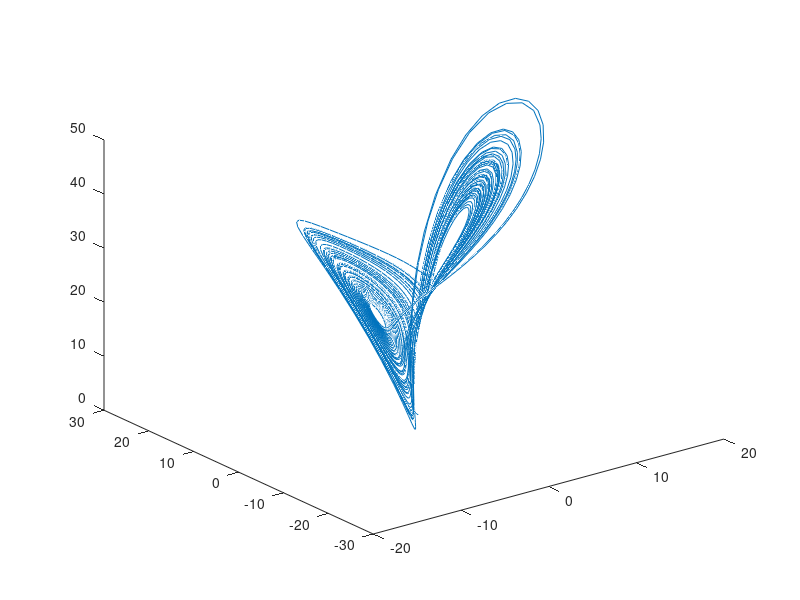

This chart was generated by the following MATLAB code:
% Solve over time interval [0,100] with initial conditions [1,1,1]
% 'f' is set of differential equations
% 'a' is array containing x, y, and z variables
% 't' is time variable

sigma = 10;
rho = 28;
beta = 8/3;

f = @(t,a) [-sigma*a(1) + sigma*a(2); rho*a(1) - a(2) - a(1)*a(3); -beta*a(3) + a(1)*a(2)];
[t,a] = ode45(f,[0 100],[1 1 1]);     % Runge-Kutta 4th/5th order ODE solver
plot3(a(:,1),a(:,2),a(:,3))
